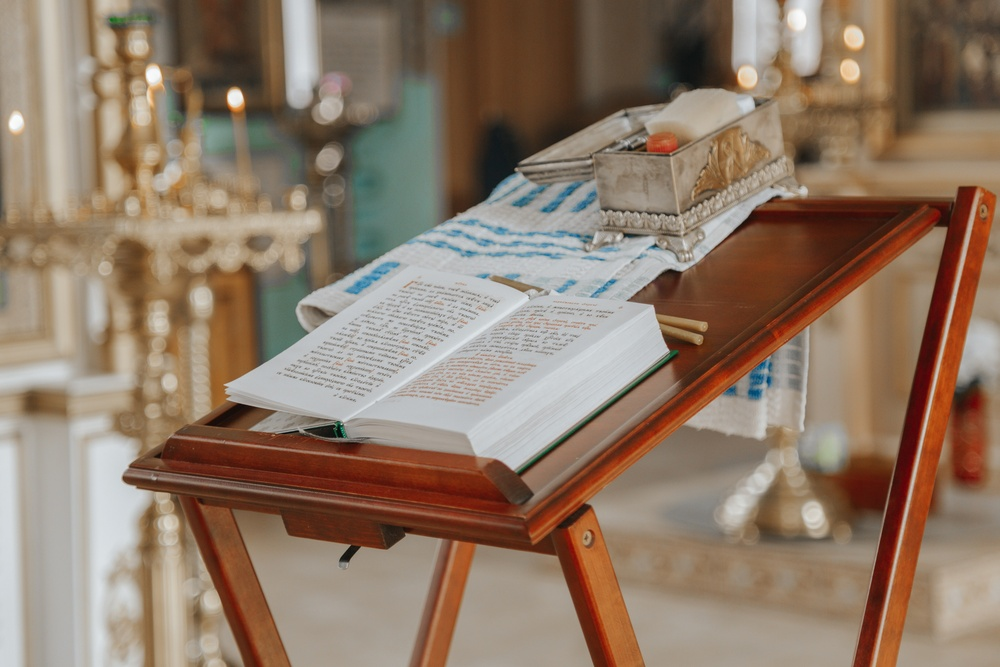
%> input picture FinalProject759/input/17.jpg, 1000 x 667 px, shrunk from 5472 x 3648 before the run
$ octave makeplot.m   (GNU Octave 9; MATLAB toolbox functions it lacks are replaced by stand-ins)
%> lines starting %> are read from the running program, lines starting %| are printed output that depends on the picture; in (x1, y1, x2, y2) boxes, pixels count from 0 and x2, y2 are one past the last pixel; in counts of white or black regions, pixels touching at a corner belong together; the program's own positions count from 1
clear;clc;
RGB = imread('input/17.jpg');
%> RGB is the input picture: size 667x1000x3 uint8; mean R, G, B 142.8, 121.8, 104
I  = rgb2gray(RGB);
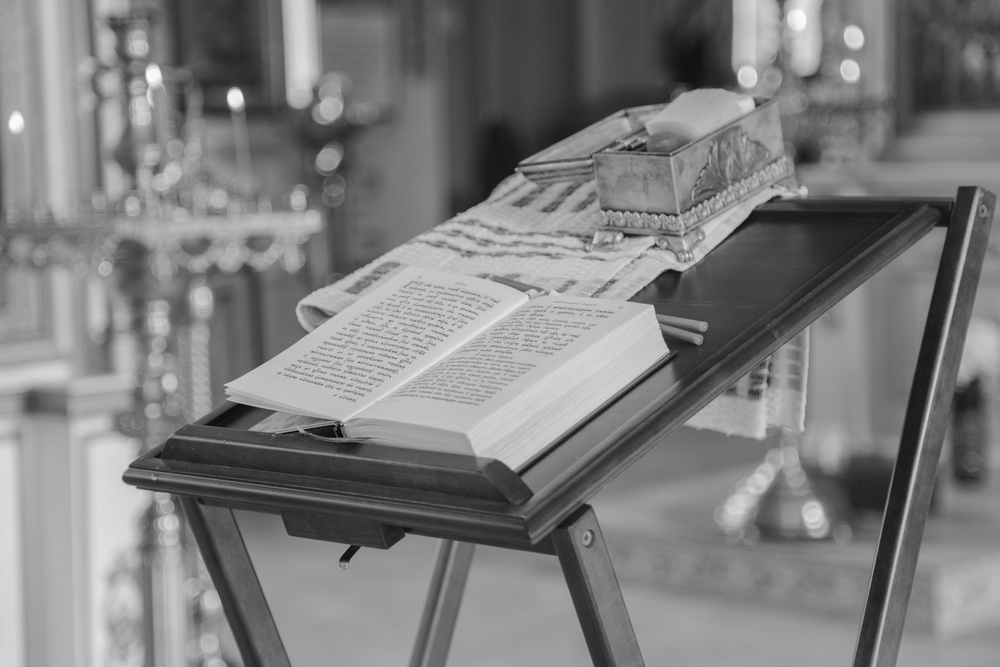
%> I: size 667x1000 uint8; min 7, max 253, mean 126
i = 17;
BW = edge(I,'sobel');
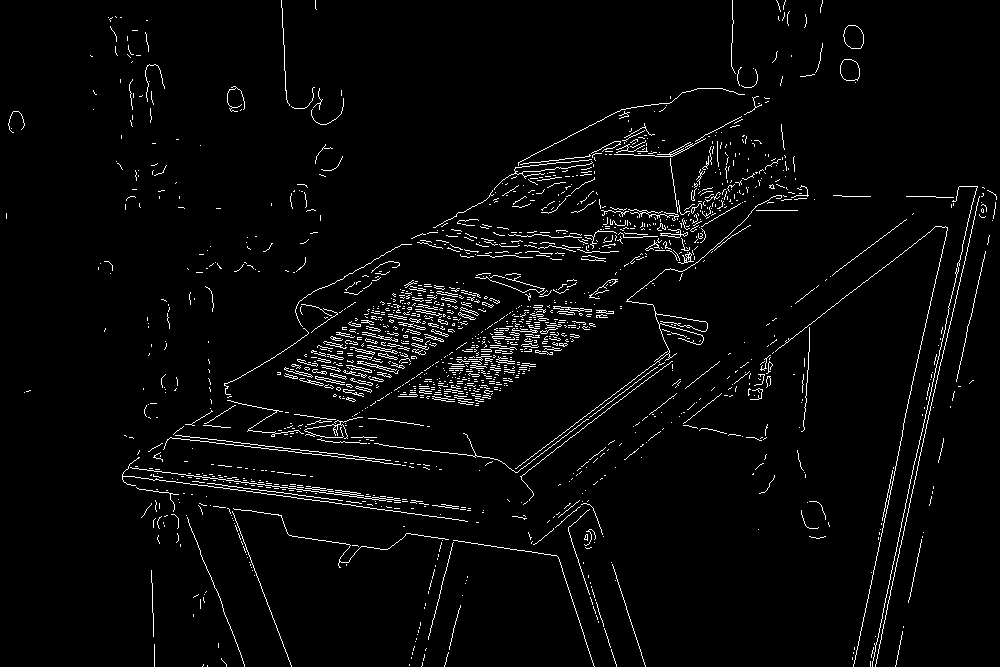
%> BW: size 667x1000 logical; 3.2% white in thin lines or dots
imgname = ['input/',num2str(i),'.jpg'];

thetaRange = 0:0.01:pi;
thetaRange = thetaRange/pi*180 - 90;
% [H,theta,rho] = hough(BW,'RhoResolution',0.5,'Theta',-90:1:89);
[H,theta,rho] = hough(BW,'RhoResolution',1,'Theta',thetaRange);
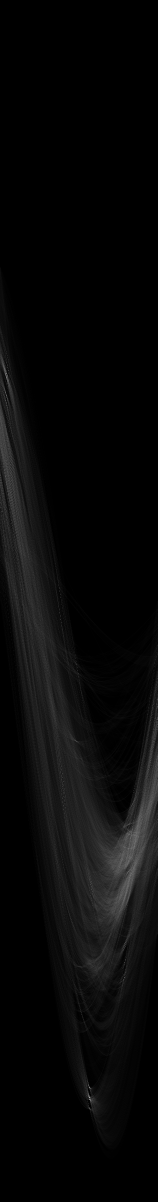
%> H: size 2403x315 double (shown at 1/2 size); min 0, max 270, mean 8.9; drawn with min black and max white
%> theta = 315 values from -90 to 89.91; rho = 2403 values from -1201 to 1201
%> (the run ends here)

$ run again, with FinalProject759/input/10.jpg copied over FinalProject759/input/17.jpg
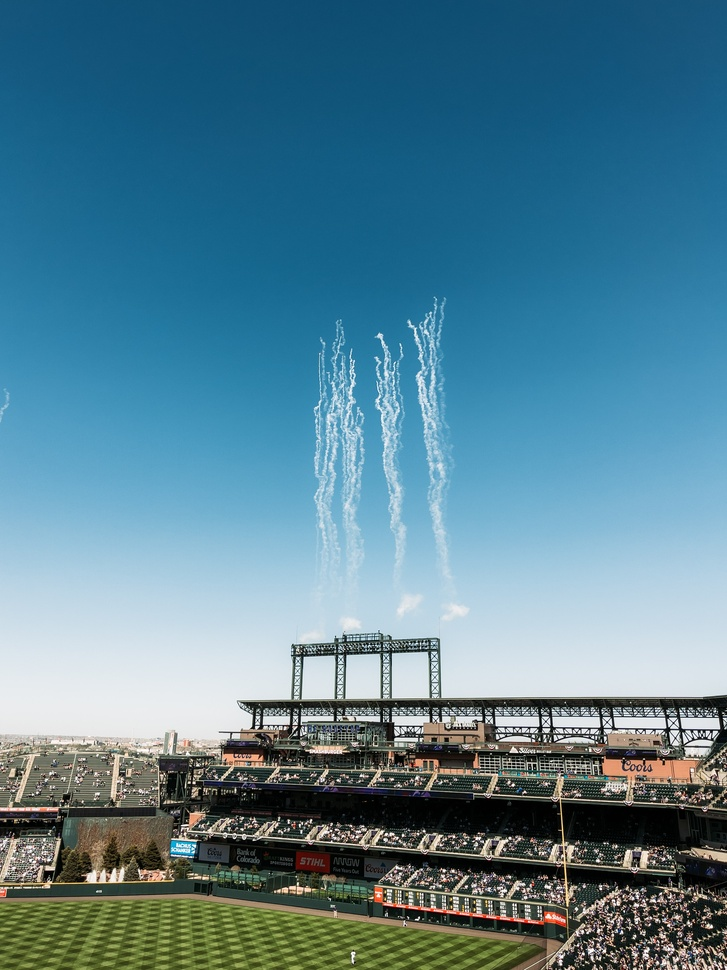
%> input picture FinalProject759/input/10.jpg, 727 x 970 px, shrunk from 2894 x 3859 before the run
%> RGB is the input picture: size 970x727x3 uint8; mean R, G, B 85.1, 128.8, 147
%> `BW = edge(I,'sobel');`:
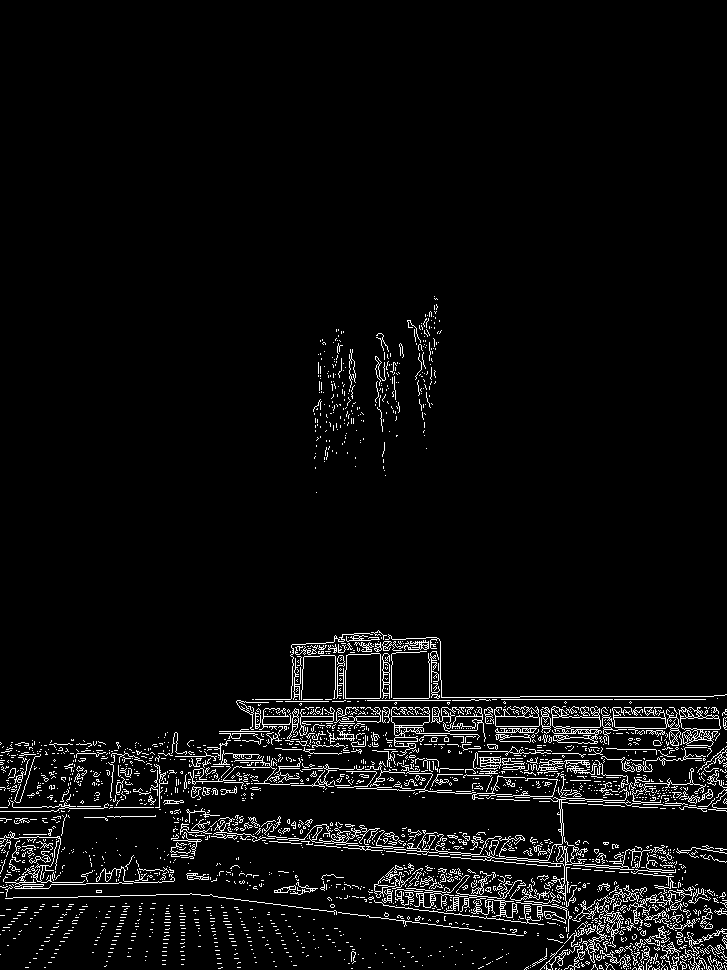
%> BW: size 970x727 logical; 4.6% white in thin lines or dots, all inside (x1, y1, x2, y2) = (0, 296, 727, 970)
%> `[H,theta,rho] = hough(BW,'RhoResolution',1,'Theta',thetaRange);`:
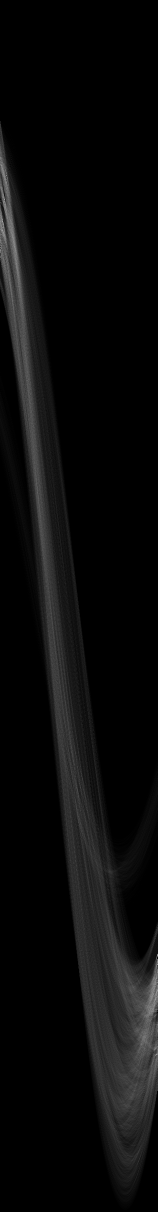
%> H: size 2423x315 double (shown at 1/2 size); min 0, max 320, mean 13.3; drawn with min black and max white
%> theta = 315 values from -90 to 89.91; rho = 2423 values from -1211 to 1211

$ run again, with FinalProject759/input/11.jpg copied over FinalProject759/input/17.jpg
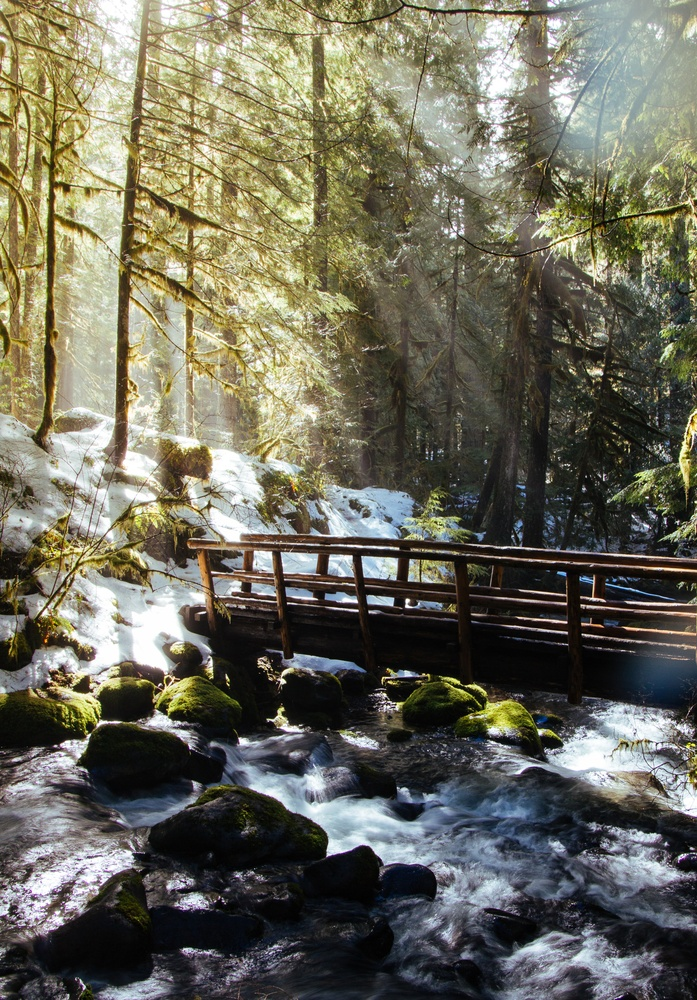
%> input picture FinalProject759/input/11.jpg, 697 x 1000 px, shrunk from 3190 x 4578 before the run
%> RGB is the input picture: size 1000x697x3 uint8; mean R, G, B 108.8, 106.9, 91.4
%> `BW = edge(I,'sobel');`:
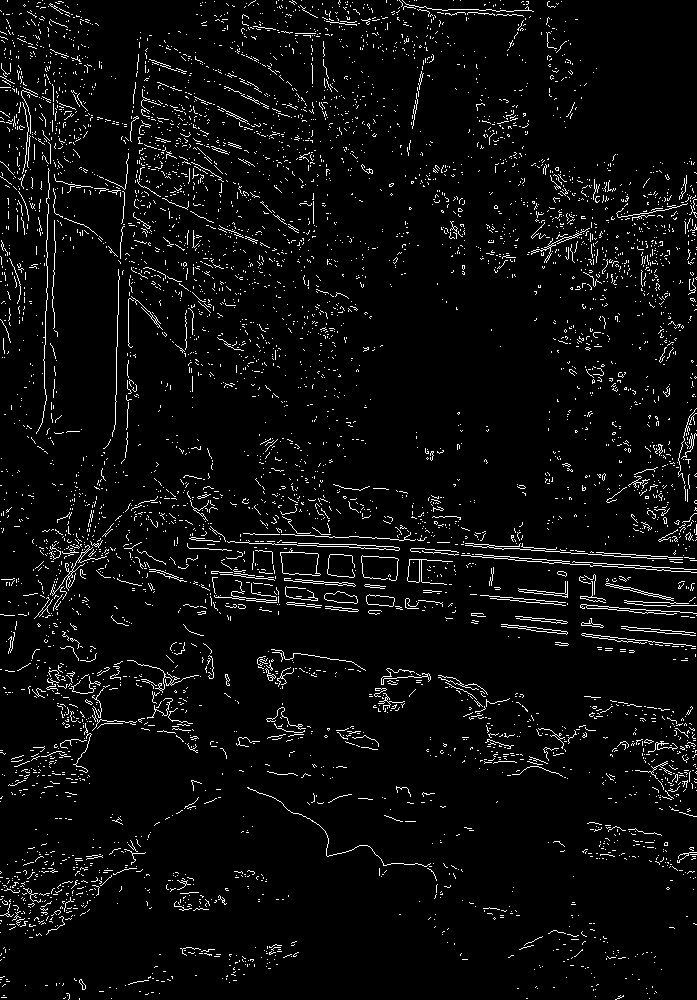
%> BW: size 1000x697 logical; 4.5% white in thin lines or dots
%> `[H,theta,rho] = hough(BW,'RhoResolution',1,'Theta',thetaRange);`:
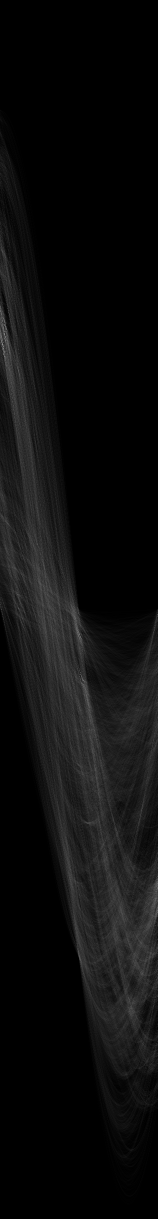
%> H: size 2437x315 double (shown at 1/2 size); min 0, max 253, mean 12.9
%> theta = 315 values from -90 to 89.91; rho = 2437 values from -1218 to 1218
